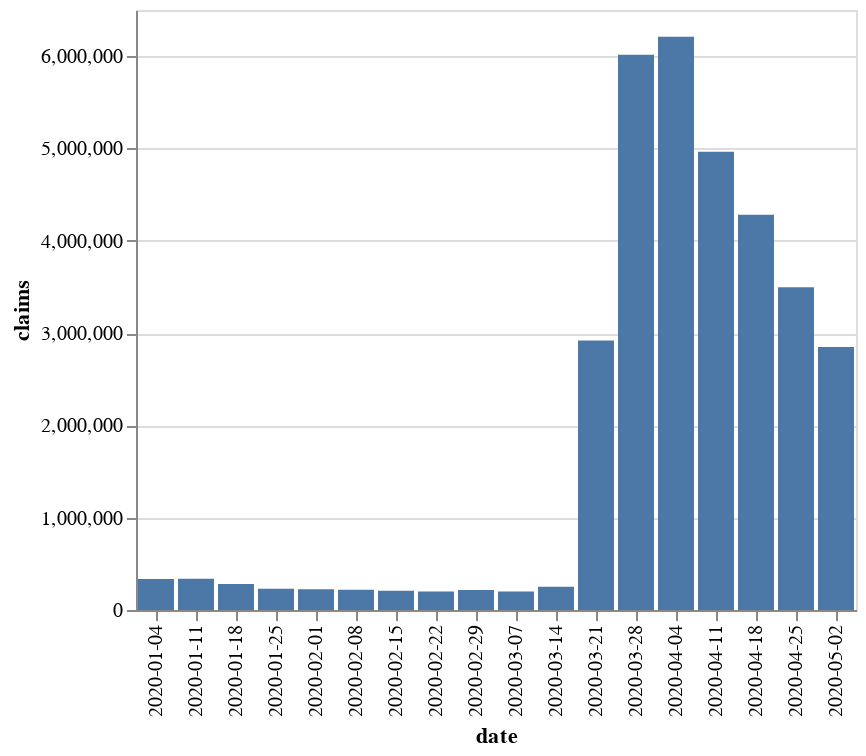

Notebook code for this chart:
### Code cell
alt.Chart(nat_claims).mark_bar().encode(
    x = 'date',
    y = 'claims'
)

### Figure 1 — Vega-Lite specification as saved in the notebook (floating-point values rounded to 4 significant figures)
{"config": {"view": {"continuousWidth": 400, "continuousHeight": 300}}, "data": {"name": "data-3dd755020fb79716f23043daf1657a7f"}, "mark": "bar", "encoding": {"x": {"type": "nominal", "field": "date"}, "y": {"type": "quantitative", "field": "claims"}}, "$schema": "https://vega.github.io/schema/vega-lite/v4.8.1.json", "datasets": {"data-3dd755020fb79716f23043daf1657a7f": [{"date": "2020-01-04", "claims": 335480, "claims_sa": 212000, "claims_ma": 219750, "insured_newly_unemployed_rate": 0.23, "covered_employment": 145230691, "pct_lastweek": 7.3, "pct_lastyear": -4.3, "pct_lastweek_sa": -3.6, "pct_lastyear_sa": -3.6, "pct_lastweek_ma": -2.8, "pct_lastyear_ma": -0.5, "cont_claims": 2249000.0, "cont_claims_sa": 1759000.0, "cont_claims_ma": 1744000.0, "insured_unemployed_rate": 1.55, "insured_unemployed_rate_sa": 1.21, "cont_claims_pct_lastweek": 4.7, "cont_claims_pct_lastyear": 3.5, "cont_claims_pct_lastweek_sa": -0.9, "cont_claims_pct_lastyear_sa": 2.9, "cont_claims_pct_lastweek_ma": 0.5, "cont_claims_pct_lastyear_ma": 2.3}, {"date": "2020-01-11", "claims": 338550, "claims_sa": 207000, "claims_ma": 214250, "insured_newly_unemployed_rate": 0.23, "covered_employment": 145230691, "pct_lastweek": 0.9, "pct_lastyear": -1.5, "pct_lastweek_sa": -2.4, "pct_lastyear_sa": -4.2, "pct_lastweek_ma": -2.5, "pct_lastyear_ma": -2.9, "cont_claims": 2142000.0, "cont_claims_sa": 1735000.0, "cont_claims_ma": 1749000.0, "insured_unemployed_rate": 1.47, "insured_unemployed_rate_sa": 1.19, "cont_claims_pct_lastweek": -4.8, "cont_claims_pct_lastyear": 2.5, "cont_claims_pct_lastweek_sa": -1.4, "cont_claims_pct_lastyear_sa": 2.0, "cont_claims_pct_lastweek_ma": 0.3, "cont_claims_pct_lastyear_ma": 2.5}, {"date": "2020-01-18", "claims": 282088, "claims_sa": 220000, "claims_ma": 214750, "insured_newly_unemployed_rate": 0.19, "covered_employment": 145230691, "pct_lastweek": -16.7, "pct_lastyear": 4.7, "pct_lastweek_sa": 6.3, "pct_lastyear_sa": 5.3, "pct_lastweek_ma": 0.2, "pct_lastyear_ma": -1.6, "cont_claims": 2079000.0, "cont_claims_sa": 1704000.0, "cont_claims_ma": 1743000.0, "insured_unemployed_rate": 1.43, "insured_unemployed_rate_sa": 1.17, "cont_claims_pct_lastweek": -2.9, "cont_claims_pct_lastyear": -2.2, "cont_claims_pct_lastweek_sa": -1.8, "cont_claims_pct_lastyear_sa": -2.2, "cont_claims_pct_lastweek_ma": -0.3, "cont_claims_pct_lastyear_ma": 2.0}, {"date": "2020-01-25", "claims": 229002, "claims_sa": 212000, "claims_ma": 212750, "insured_newly_unemployed_rate": 0.16, "covered_employment": 145230691, "pct_lastweek": -18.8, "pct_lastyear": -8.6, "pct_lastweek_sa": -3.6, "pct_lastyear_sa": -10.2, "pct_lastweek_ma": -0.9, "pct_lastyear_ma": -3.4, "cont_claims": 2153000.0, "cont_claims_sa": 1753000.0, "cont_claims_ma": 1738000.0, "insured_unemployed_rate": 1.48, "insured_unemployed_rate_sa": 1.21, "cont_claims_pct_lastweek": 3.5, "cont_claims_pct_lastyear": 2.6, "cont_claims_pct_lastweek_sa": 2.9, "cont_claims_pct_lastyear_sa": 2.2, "cont_claims_pct_lastweek_ma": -0.3, "cont_claims_pct_lastyear_ma": 1.2}, {"date": "2020-02-01", "claims": 224664, "claims_sa": 201000, "claims_ma": 210000, "insured_newly_unemployed_rate": 0.15, "covered_employment": 145230691, "pct_lastweek": -1.9, "pct_lastyear": -11.6, "pct_lastweek_sa": -5.2, "pct_lastyear_sa": -12.6, "pct_lastweek_ma": -1.3, "pct_lastyear_ma": -5.7, "cont_claims": 2088000.0, "cont_claims_sa": 1678000.0, "cont_claims_ma": 1718000.0, "insured_unemployed_rate": 1.44, "insured_unemployed_rate_sa": 1.16, "cont_claims_pct_lastweek": -3.0, "cont_claims_pct_lastyear": -2.6, "cont_claims_pct_lastweek_sa": -4.3, "cont_claims_pct_lastyear_sa": -2.5, "cont_claims_pct_lastweek_ma": -1.2, "cont_claims_pct_lastyear_ma": -0.1}, {"date": "2020-02-08", "claims": 219601, "claims_sa": 204000, "claims_ma": 209250, "insured_newly_unemployed_rate": 0.15, "covered_employment": 145230691, "pct_lastweek": -2.3, "pct_lastyear": -9.5, "pct_lastweek_sa": 1.5, "pct_lastyear_sa": -10.5, "pct_lastweek_ma": -0.4, "pct_lastyear_ma": -7.3, "cont_claims": 2099000.0, "cont_claims_sa": 1729000.0, "cont_claims_ma": 1716000.0, "insured_unemployed_rate": 1.45, "insured_unemployed_rate_sa": 1.19, "cont_claims_pct_lastweek": 0.6, "cont_claims_pct_lastyear": 0.7, "cont_claims_pct_lastweek_sa": 3.0, "cont_claims_pct_lastyear_sa": 0.8, "cont_claims_pct_lastweek_ma": -0.1, "cont_claims_pct_lastyear_ma": -0.4}, {"date": "2020-02-15", "claims": 209336, "claims_sa": 215000, "claims_ma": 208000, "insured_newly_unemployed_rate": 0.14, "covered_employment": 145230691, "pct_lastweek": -4.7, "pct_lastyear": -0.6, "pct_lastweek_sa": 5.4, "pct_lastyear_sa": -1.4, "pct_lastweek_ma": -0.6, "pct_lastyear_ma": -8.8, "cont_claims": 2062000.0, "cont_claims_sa": 1693000.0, "cont_claims_ma": 1713000.0, "insured_unemployed_rate": 1.42, "insured_unemployed_rate_sa": 1.17, "cont_claims_pct_lastweek": -1.8, "cont_claims_pct_lastyear": -3.0, "cont_claims_pct_lastweek_sa": -2.1, "cont_claims_pct_lastyear_sa": -2.8, "cont_claims_pct_lastweek_ma": -0.2, "cont_claims_pct_lastyear_ma": -0.6}, {"date": "2020-02-22", "claims": 199278, "claims_sa": 220000, "claims_ma": 210000, "insured_newly_unemployed_rate": 0.14, "covered_employment": 145230691, "pct_lastweek": -4.8, "pct_lastyear": -1.9, "pct_lastweek_sa": 2.3, "pct_lastyear_sa": -1.8, "pct_lastweek_ma": 1.0, "pct_lastyear_ma": -6.7, "cont_claims": 2105000.0, "cont_claims_sa": 1720000.0, "cont_claims_ma": 1705000.0, "insured_unemployed_rate": 1.45, "insured_unemployed_rate_sa": 1.18, "cont_claims_pct_lastweek": 2.1, "cont_claims_pct_lastyear": -0.3, "cont_claims_pct_lastweek_sa": 1.6, "cont_claims_pct_lastyear_sa": -1.1, "cont_claims_pct_lastweek_ma": -0.5, "cont_claims_pct_lastyear_ma": -1.4}, {"date": "2020-02-29", "claims": 216982, "claims_sa": 217000, "claims_ma": 214000, "insured_newly_unemployed_rate": 0.15, "covered_employment": 145230691, "pct_lastweek": 8.9, "pct_lastyear": -1.6, "pct_lastweek_sa": -1.4, "pct_lastyear_sa": -1.4, "pct_lastweek_ma": 1.9, "pct_lastyear_ma": -3.8, "cont_claims": 2057000.0, "cont_claims_sa": 1699000.0, "cont_claims_ma": 1710000.0, "insured_unemployed_rate": 1.42, "insured_unemployed_rate_sa": 1.17, "cont_claims_pct_lastweek": -2.3, "cont_claims_pct_lastyear": -1.5, "cont_claims_pct_lastweek_sa": -1.2, "cont_claims_pct_lastyear_sa": -1.8, "cont_claims_pct_lastweek_ma": 0.3, "cont_claims_pct_lastyear_ma": -1.2}, {"date": "2020-03-07", "claims": 200382, "claims_sa": 211000, "claims_ma": 215750, "insured_newly_unemployed_rate": 0.14, "covered_employment": 145230691, "pct_lastweek": -7.7, "pct_lastyear": -4.3, "pct_lastweek_sa": -2.8, "pct_lastyear_sa": -5.8, "pct_lastweek_ma": 0.8, "pct_lastyear_ma": -2.6, "cont_claims": 1977000.0, "cont_claims_sa": 1702000.0, "cont_claims_ma": 1704000.0, "insured_unemployed_rate": 1.36, "insured_unemployed_rate_sa": 1.17, "cont_claims_pct_lastweek": -3.9, "cont_claims_pct_lastyear": -1.5, "cont_claims_pct_lastweek_sa": 0.2, "cont_claims_pct_lastyear_sa": -1.8, "cont_claims_pct_lastweek_ma": -0.4, "cont_claims_pct_lastyear_ma": -1.9}, {"date": "2020-03-14", "claims": 251416, "claims_sa": 282000, "claims_ma": 232500, "insured_newly_unemployed_rate": 0.17, "covered_employment": 145230691, "pct_lastweek": 25.5, "pct_lastyear": 29.4, "pct_lastweek_sa": 33.6, "pct_lastyear_sa": 28.8, "pct_lastweek_ma": 7.8, "pct_lastyear_ma": 4.8, "cont_claims": 2075000.0, "cont_claims_sa": 1784000.0, "cont_claims_ma": 1726000.0, "insured_unemployed_rate": 1.43, "insured_unemployed_rate_sa": 1.23, "cont_claims_pct_lastweek": 4.9, "cont_claims_pct_lastyear": 3.3, "cont_claims_pct_lastweek_sa": 4.8, "cont_claims_pct_lastyear_sa": 3.0, "cont_claims_pct_lastweek_ma": 1.3, "cont_claims_pct_lastyear_ma": -0.4}, {"date": "2020-03-21", "claims": 2920162, "claims_sa": 3307000, "claims_ma": 1004250, "insured_newly_unemployed_rate": 2.01, "covered_employment": 145230691, "pct_lastweek": 1062.0, "pct_lastyear": 1437.0, "pct_lastweek_sa": 1073.0, "pct_lastyear_sa": 1438.0, "pct_lastweek_ma": 331.9, "pct_lastyear_ma": 357.5, "cont_claims": 3417000.0, "cont_claims_sa": 3059000.0, "cont_claims_ma": 2061000.0, "insured_unemployed_rate": 2.35, "insured_unemployed_rate_sa": 2.11, "cont_claims_pct_lastweek": 64.7, "cont_claims_pct_lastyear": 79.0, "cont_claims_pct_lastweek_sa": 71.5, "cont_claims_pct_lastyear_sa": 78.0, "cont_claims_pct_lastweek_ma": 19.4, "cont_claims_pct_lastyear_ma": 19.2}, {"date": "2020-03-28", "claims": 6015821, "claims_sa": 6867000, "claims_ma": 2666750, "insured_newly_unemployed_rate": 4.14, "covered_employment": 145230691, "pct_lastweek": 106.0, "pct_lastyear": 3174.0, "pct_lastweek_sa": 107.7, "pct_lastyear_sa": 3154.0, "pct_lastweek_ma": 165.5, "pct_lastyear_ma": 1128.0, "cont_claims": 8168000.0, "cont_claims_sa": 7446000.0, "cont_claims_ma": 3498000.0, "insured_unemployed_rate": 5.62, "insured_unemployed_rate_sa": 5.13, "cont_claims_pct_lastweek": 139.1, "cont_claims_pct_lastyear": 338.8, "cont_claims_pct_lastweek_sa": 143.4, "cont_claims_pct_lastyear_sa": 336.7, "cont_claims_pct_lastweek_ma": 69.7, "cont_claims_pct_lastyear_ma": 103.1}, {"date": "2020-04-04", "claims": 6211406, "claims_sa": 6615000, "claims_ma": 4267750, "insured_newly_unemployed_rate": 4.26, "covered_employment": 145671710, "pct_lastweek": 3.3, "pct_lastyear": 3068.0, "pct_lastweek_sa": -3.7, "pct_lastyear_sa": 3159.0, "pct_lastweek_ma": 60.0, "pct_lastyear_ma": 1913.0, "cont_claims": 12460000.0, "cont_claims_sa": 11910000.0, "cont_claims_ma": 6051000.0, "insured_unemployed_rate": 8.55, "insured_unemployed_rate_sa": 8.18, "cont_claims_pct_lastweek": 52.6, "cont_claims_pct_lastyear": 620.3, "cont_claims_pct_lastweek_sa": 60.0, "cont_claims_pct_lastyear_sa": 614.7, "cont_claims_pct_lastweek_ma": 73.0, "cont_claims_pct_lastyear_ma": 254.7}, {"date": "2020-04-11", "claims": 4965046, "claims_sa": 5237000, "claims_ma": 5506500, "insured_newly_unemployed_rate": 3.41, "covered_employment": 145671710, "pct_lastweek": -20.1, "pct_lastyear": 2428.0, "pct_lastweek_sa": -20.8, "pct_lastyear_sa": 2480.0, "pct_lastweek_ma": 29.0, "pct_lastyear_ma": 2547.0, "cont_claims": 16280000.0, "cont_claims_sa": 15820000.0, "cont_claims_ma": 9560000.0, "insured_unemployed_rate": 11.17, "insured_unemployed_rate_sa": 10.86, "cont_claims_pct_lastweek": 30.6, "cont_claims_pct_lastyear": 855.5, "cont_claims_pct_lastweek_sa": 32.8, "cont_claims_pct_lastyear_sa": 853.5, "cont_claims_pct_lastweek_ma": 58.0, "cont_claims_pct_lastyear_ma": 466.5}, {"date": "2020-04-18", "claims": 4281648, "claims_sa": 4442000, "claims_ma": 5790250, "insured_newly_unemployed_rate": 2.94, "covered_employment": 145671710, "pct_lastweek": -13.8, "pct_lastyear": 1922.0, "pct_lastweek_sa": -15.2, "pct_lastyear_sa": 1866.0, "pct_lastweek_ma": 5.2, "pct_lastyear_ma": 2647.0, "cont_claims": 17790000.0, "cont_claims_sa": 18010000.0, "cont_claims_ma": 13300000.0, "insured_unemployed_rate": 12.22, "insured_unemployed_rate_sa": 12.36, "cont_claims_pct_lastweek": 9.3, "cont_claims_pct_lastyear": 979.9, "cont_claims_pct_lastweek_sa": 13.9, "cont_claims_pct_lastyear_sa": 970.8, "cont_claims_pct_lastweek_ma": 39.1, "cont_claims_pct_lastyear_ma": 692.3}, {"date": "2020-04-25", "claims": 3495703, "claims_sa": 3846000, "claims_ma": 5035000, "insured_newly_unemployed_rate": 2.4, "covered_employment": 145671710, "pct_lastweek": -18.4, "pct_lastyear": 1607.0, "pct_lastweek_sa": -13.4, "pct_lastyear_sa": 1572.0, "pct_lastweek_ma": -13.0, "pct_lastyear_ma": 2236.0, "cont_claims": 22040000.0, "cont_claims_sa": 22650000.0, "cont_claims_ma": 17100000.0, "insured_unemployed_rate": 15.13, "insured_unemployed_rate_sa": 15.55, "cont_claims_pct_lastweek": 23.8, "cont_claims_pct_lastyear": 1249.0, "cont_claims_pct_lastweek_sa": 25.7, "cont_claims_pct_lastyear_sa": 1245.0, "cont_claims_pct_lastweek_ma": 28.6, "cont_claims_pct_lastyear_ma": 922.0}, {"date": "2020-05-02", "claims": 2849090, "claims_sa": 3169000, "claims_ma": 4173500, "insured_newly_unemployed_rate": 1.96, "covered_employment": 145671710, "pct_lastweek": -18.5, "pct_lastyear": 1296.0, "pct_lastweek_sa": -17.6, "pct_lastyear_sa": 1308.0, "pct_lastweek_ma": -17.1, "pct_lastyear_ma": 1788.0, "cont_claims": null, "cont_claims_sa": null, "cont_claims_ma": null, "insured_unemployed_rate": null, "insured_unemployed_rate_sa": null, "cont_claims_pct_lastweek": null, "cont_claims_pct_lastyear": null, "cont_claims_pct_lastweek_sa": null, "cont_claims_pct_lastyear_sa": null, "cont_claims_pct_lastweek_ma": null, "cont_claims_pct_lastyear_ma": null}]}}
